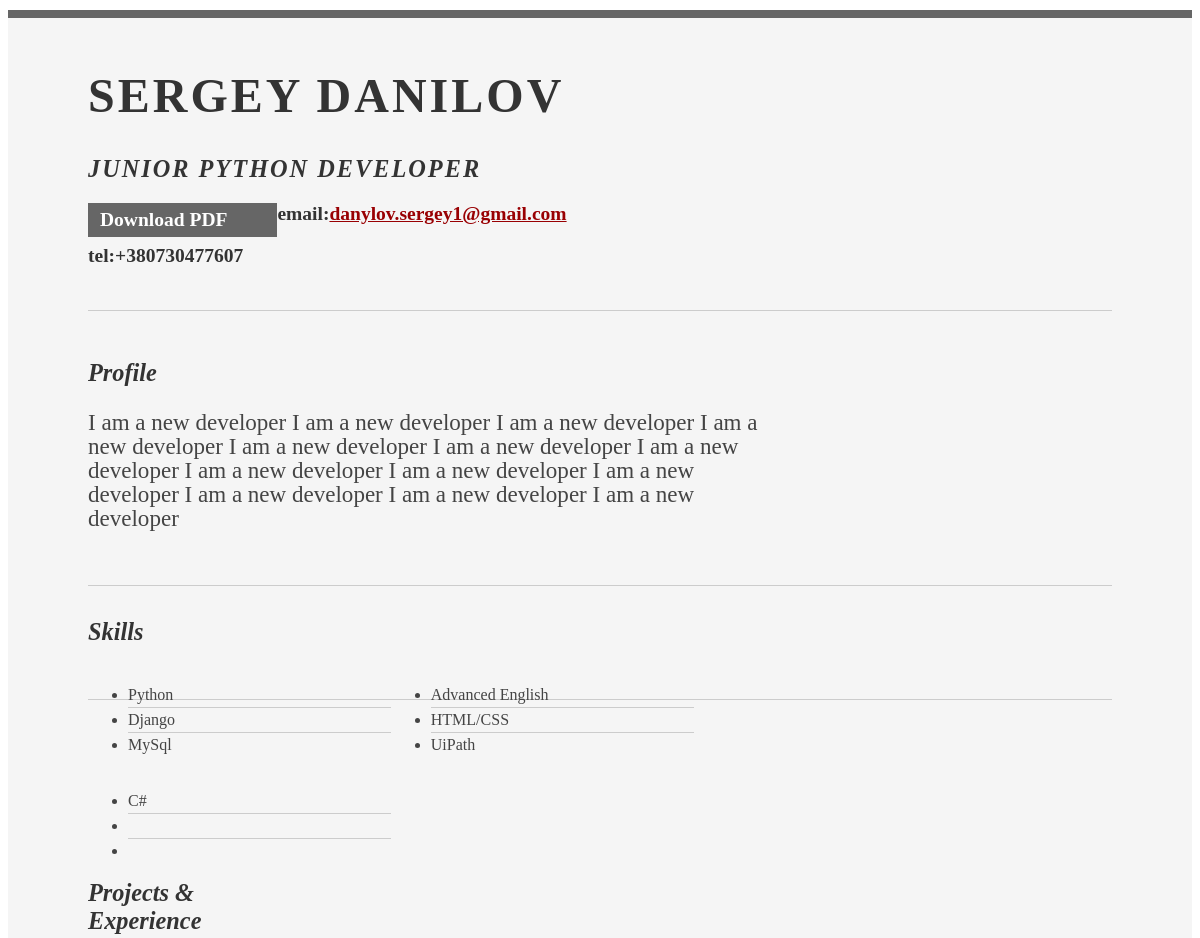
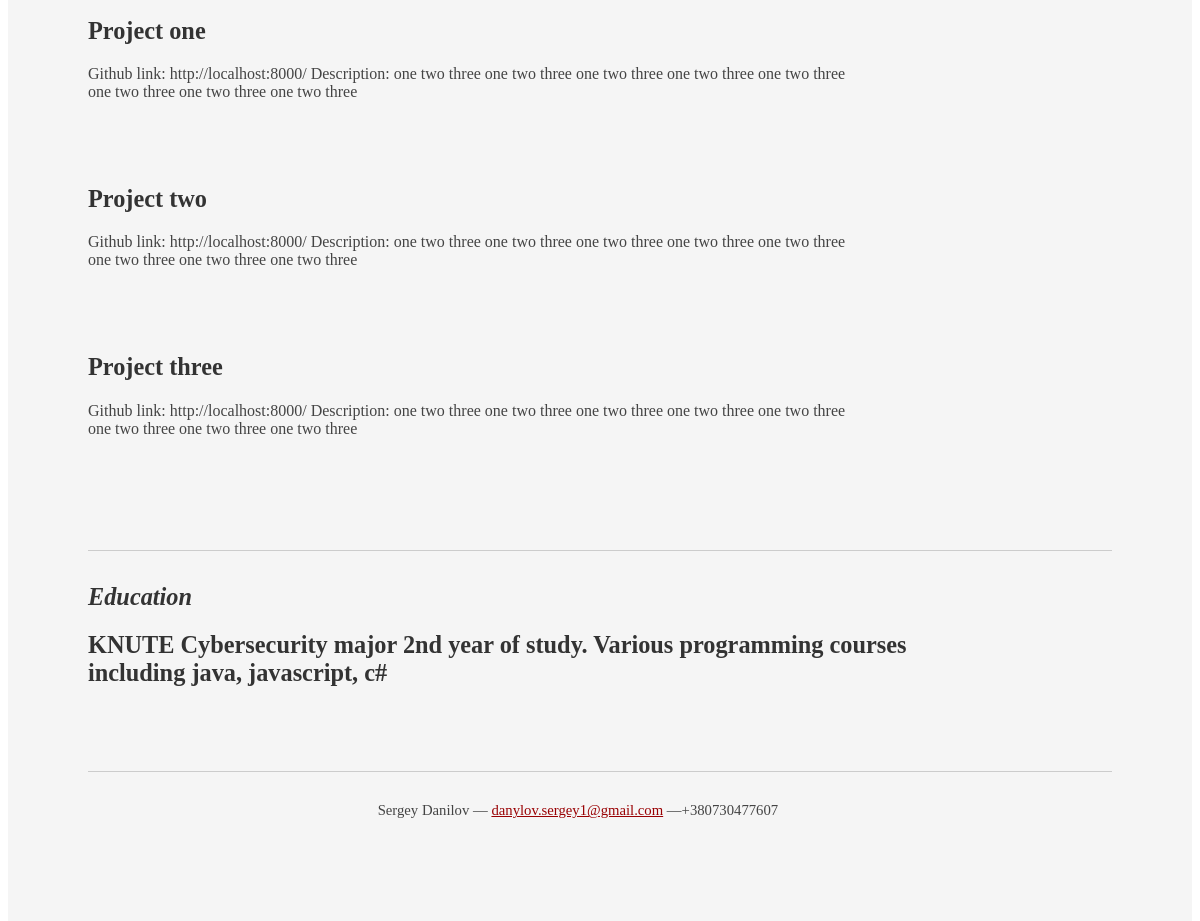
Page /resume/30 on the committed database (2 pictures, top to bottom).
### resume/models.py (models this page shows, shortened)
class Resume(models.Model):
    name = models.CharField(max_length=50, null=True)
    job = models.CharField(max_length=50, null=True)
    email = models.CharField(max_length=50, null=True)
    phone = models.CharField(max_length=30, null=True)
    about = models.CharField(max_length=1000, null=True)
    skills = models.CharField(max_length=1000, null=True)
    university = models.CharField(max_length=200, null=True)
    experience = models.CharField(max_length=2000, null=True)
    experience_title = models.CharField(max_length=500, null=True)
    def skills_as_list(self):
        return self.skills.split("||")
    def skills_gen(self):
        for skill in self.skills_as_list():
            yield skill
    def experience_as_list(self):
        return self.experience.split("||")
    def experience_title_as_list(self):
        return self.experience_title.split("||")
    def experience_gen(self):
        for exp in self.experience_as_list():
            yield exp
    def experience_title_gen(self):
        for exp_t in self.experience_title_as_list():
            yield exp_t

### resume/views.py (the view)
# urls.py: path('resume/<int:pk>', views.resume, name='resume'),
def resume(request, pk):
    resume = get_object_or_404(Resume, pk=pk)
    skills_count = len(resume.skills_as_list())
    if skills_count % 3 == 0:
        skills_count = skills_count / 3
    else:
        skills_count = skills_count//3 + 1
    return render(request, "resume/resume.html", {'resume': resume, 'range': range(int(skills_count))})

### resume/templatetags/index.py (called while the page is built)
@register.filter
def gen_iter(gen):
    try:
        return next(gen)
    except StopIteration:
        return ""

### resume/templates/resume/resume.html (shortened to what this page needs)
{% load static %}
{% load index %}
<!DOCTYPE html PUBLIC "-//W3C//DTD XHTML 1.0 Strict//EN" "http://www.w3.org/TR/xhtml1/DTD/xhtml1-strict.dtd">
<html>
<head>
	<link rel="stylesheet" type="text/css" href="http://yui.yahooapis.com/2.7.0/build/reset-fonts-grids/reset-fonts-grids.css" media="all" />
	<link rel="stylesheet" type="text/css" href="{% static 'resume/css/resume.css' %}" media="all" />
</head>
<body>
<div id="doc2" class="yui-t7">
	<div id="inner">
		<div id="hd">
			<div class="yui-gc">
				<div class="yui-u first">
					<h1>{{ resume.name}}</h1>
					<h2>{{ resume.job}}</h2>
				</div>
				<div class="yui-u">
					<div class="contact-info">
                        <h3><a id="pdf" href={% url 'download' resume.id%}>Download PDF</a></h3>
						<h3>email:<a href="mailto:{{ resume.email }}">{{ resume.email }}</a></h3>
						<h3>tel:{{ resume.phone }}</h3>
					</div>
				</div>
			</div>
		</div>
		<div id="bd">
			<div id="yui-main">
				<div class="yui-b">
					<div class="yui-gf">
						<div class="yui-u first">
							<h2>Profile</h2>
						</div>
						<div class="yui-u">
							<p class="enlarge">
								 {{ resume.about }}
							</p>
						</div>
					</div>
					<div class="yui-gf">
						<div class="yui-u first">
							<h2>Skills</h2>
						</div>
						<div class="yui-u">
                            {% with gen=resume.skills_gen%}
                                 {% for x in range %}
                                    <ul class="talent">
                                        <li>{{ gen|gen_iter }}</li>
                                        <li>{{ gen|gen_iter }}</li>
                                        <li class="last">{{ gen|gen_iter }}</li>
                                    </ul>
                                 {% endfor %}
                            {% endwith %}
						</div>
					</div>
					<div class="yui-gf">
						<div class="yui-u first">
							<h2>Projects & Experience</h2>
						</div>
						<div class="yui-u">
                            {% with resume.experience_title_gen as title_gen%}
                                {% with resume.experience_gen as exp_gen %}
                                    {% for title in resume.experience_title_as_list %}
                                        <div class="job last">
								            <h2>{{ title_gen|gen_iter }}</h2>
								            <p>{{ exp_gen|gen_iter }}</p>
                                        </div>
                                    {% endfor %}
                                {% endwith %}
                            {% endwith %}
						</div>
					</div>
					<div class="yui-gf last">
						<div class="yui-u first">
							<h2>Education</h2>
						</div>
						<div class="yui-u">
							<h2>{{ resume.university}}</h2>
						</div>
					</div>
				</div>
			</div>
		</div>
		<div id="ft">
			<p>{{ resume.name}} &mdash; <a href="mailto:{{ resume.email }}">{{ resume.email}}</a> &mdash;{{ resume.phone }}</p>
		</div>
	</div>
</div>
</body>
</html>

### static/resume/css/resume.css (style rules this page uses)
body { font-family: Georgia; color: #444; }
#inner { padding: 10px 80px; margin: 10px auto; background: #f5f5f5; border: solid #666; border-width: 8px 0 2px 0; }
.yui-gf { margin-bottom: 2em; padding-bottom: 2em; border-bottom: 1px solid #ccc; }
#hd { margin: 2.5em 0 3em 0; padding-bottom: 1.5em; border-bottom: 1px solid #ccc }
#hd h2 { text-transform: uppercase; letter-spacing: 2px; }
#bd, #ft { margin-bottom: 2em; }
#ft { padding: 1em 0 5em 0; font-size: 92%; border-top: 1px solid #ccc; text-align: center; }
#ft p { margin-bottom: 0; text-align: center; }
#hd h1 { font-size: 48px; text-transform: uppercase; letter-spacing: 3px; }
h2 { font-size: 152% }
h3, h4 { font-size: 122%; }
h1, h2, h3, h4 { color: #333; }
p { font-size: 100%; line-height: 18px; padding-right: 3em; }
a { color: #990003 }
li { line-height: 24px; border-bottom: 1px solid #ccc; }
p.enlarge { font-size: 144%; padding-right: 6.5em; line-height: 24px; }
.contact-info { margin-top: 7px; }
.first h2 { font-style: italic; }
.last { border-bottom: 0 }
a#pdf { display: block; float: left; background: #666; color: white; padding: 6px 50px 6px 12px; margin-bottom: 6px; text-decoration: none; }
.job { position: relative; margin-bottom: 1em; padding-bottom: 1em; border-bottom: 1px solid #ccc; }
.job p { margin: 0.75em 0 3em 0; }
.last { border: none; }
.talent { width: 32%; float: left }
.yui-gf .yui-u { width:80.2%; }
.yui-gf div.first { width:12.3%; }

### rows in the picture
Resume: name "SERGEY DANILOV", job "JUNIOR PYTHON DEVELOPER", email "danylov.sergey1@gmail.com", phone "+380730477607", about "I am a new developer I am a new developer I am a new developer I am a new developer I am a new developer I am a new developer I am a new developer I am a new developer I am a new developer I am a new developer I am a new developer I am a new developer I am a new developer", range "Python", experience_title_as_list "Project one", experience_title_as_list "Github link: http://localhost:8000/ Description: one two three one two three one two three one two three one two three one two three one two three one two three", university "KNUTE Cybersecurity major 2nd year of study. Various programming courses including java, javascript, c#", name "Sergey Danilov"

### other values in the picture
{{ gen|gen_iter }} "Django" "HTML/CSS"
{{ gen|gen_iter }} "MySql" "UiPath"
{{ gen|gen_iter }} "Advanced English" "C#"
{{ title_gen|gen_iter }} "Project two" "Project three"
{{ exp_gen|gen_iter }} "Github link: http://localhost:8000/ Description: one two three one two three one two three one two three one two three one two three one two three one two three" "Github link: http://localhost:8000/ Description: one two three one two three one two three one two three one two three one two three one two three one two three"
